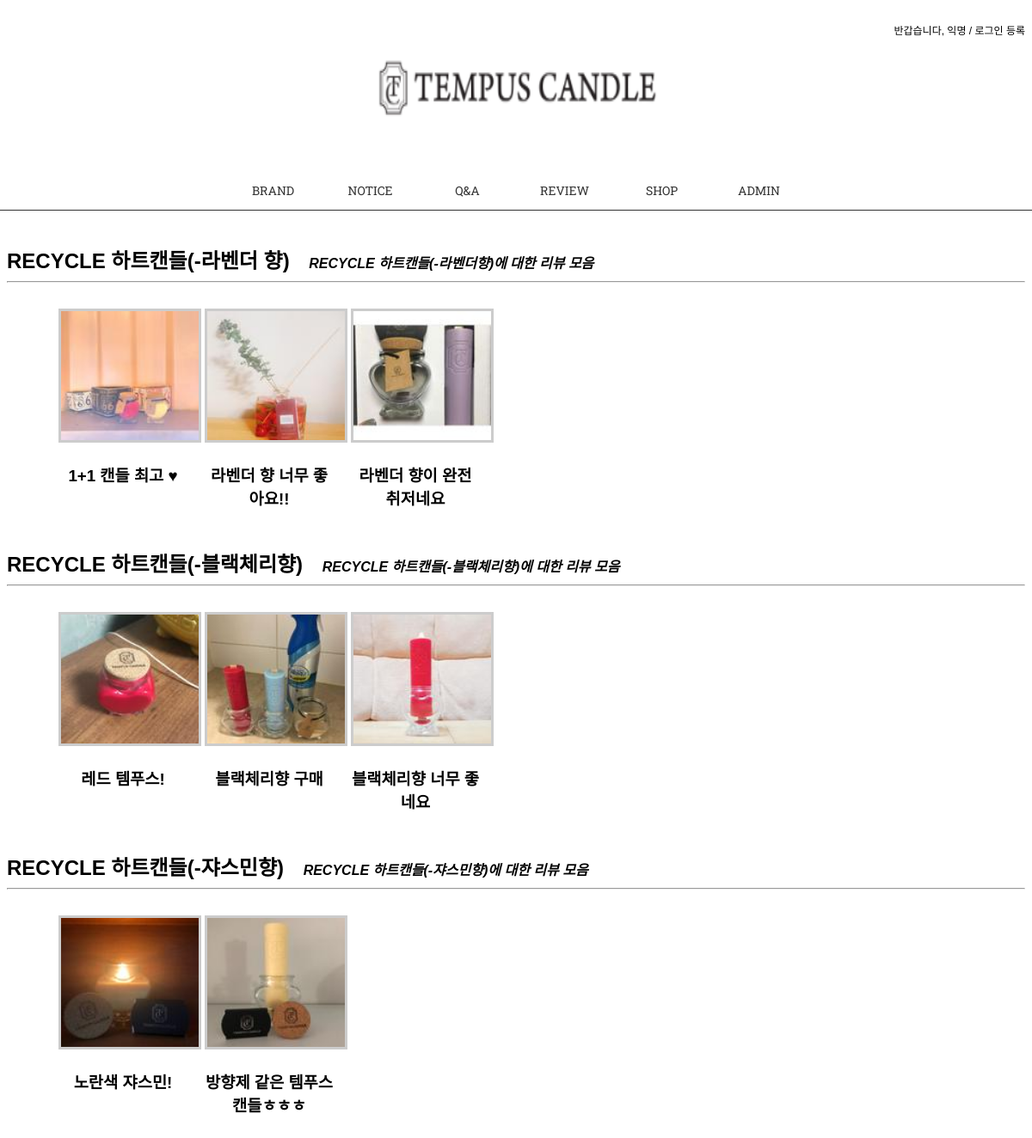
/review/, run on the app's committed database.
### review/models.py (models this page shows, shortened)
class Product(models.Model):
	name = models.CharField('제품 이름', max_length=50)
	description = models.CharField('제품 내용', max_length=100, blank=True)
	class Meta:
		ordering = ['name']

class Review(models.Model):
	product = models.ForeignKey(Product)
	title = models.CharField('리뷰 제목', max_length=50)
	image = ThumbnailImageField(upload_to='review/%Y/%m')
	description = models.TextField('리뷰 설명', blank=True)
	upload_date = models.DateTimeField('등록 일시', auto_now_add=True)
	class Meta:
		ordering = ['upload_date']
	def get_absolute_url(self):
		return reverse('review:review_detail', args=(self.id,))

### review/views.py (the view)
class ProductLV(ListView):
    model = Product

### review/fields.py (called while the page is built)
def _add_thumb(s):              # 매개변수 s에는 파일 path가 전달됨
	parts = s.split(".")        # 문자열 나누기 https://wikidocs.net/13
	parts.insert(-1, "thumb")   # 마지막 원소 위치 앞에 삽입
	if parts[-1].lower() not in ['jpeg', 'jpg']:    # 확장자에 대한 검사
		parts[-1] = 'jpg'       # 확장자를 수정
	return ".".join(parts)      # "myPic.thumb.jpg"

	def _get_thumb_url(self):
		return _add_thumb(self.url)     # self.url은 이미지 파일의 URL

### review/templates/review/product_list.html (shortened to what this page needs)
{% extends "base.html" %}
{% load staticfiles %}
{% block extrastyle %}{% static "review/review.css" %}{% endblock %}
{% block content %}
<div id="content">
    {% for product in object_list %}
        <br/>
        <div class="clear_float">
            <h2 style="display:inline">
                <a href="{% url 'review:product_detail' product.id %}">{{ product.name }}</a>
            </h2>
            &emsp;<b><i>{{ product.description }}</i></b>
        </div>
        <hr/>
        <div class="product-list" style="height: 250px;">
            {% for review in product.review_set.all|slice:":5" %}
                <div class="product-list-review" style="width:150px; height:160px;float: left; margin:10px;">
                    <a href="{{ review.get_absolute_url }}">
                        <img class="thumbnail" src="{{ review.image.thumb_url }}" style="width:160px; height:150px;"  />
                    </a>
                    <h3 style="text-align:center;">{{ review.title }}</h3>
                </div>
            {% endfor %}
        </div>
    {% endfor %}
</div>
{% endblock %}

### templates/base.html (shortened to what this page needs)
<!DOCTYPE html>
<html lang="ko">
<head>
{% load staticfiles %}
<link rel="stylesheet" type="text/css" href="{% block stylesheet %}{% static "css/base.css" %}{% endblock %}" />
<link rel="stylesheet" type="text/css" href="{% block extrastyle %}{% endblock %}" />
</head>
<body>
    <div id="header">
        {% if user.is_active %}
        <h4 id="welcome">반갑습니다.
                    <strong>{% firstof user.get_short_name user.get_username %}</strong> /
                    <a href="{% url 'password_change' %}">비밀번호 변경</a> /
                    <a href="{% url 'logout' %}">로그아웃</a>
        </h4>
        {% else %}
        <h4 id="welcome">반갑습니다, 익명 /
                    <a href="{% url 'login' %}">로그인</a>
                    <a href="{% url 'register' %}">등록</a>
        </h4>
        {% endif %}
       <div id="img_container">
           <a href="{% url 'home' %}"><img src="{% static 'img/logo.PNG' %}"/></a>
       </div>
    <div id="menu">
        <ul >
            <li ><a href="{% url 'blog:index' %}">BRAND</a></li>
            <li><a href="{% url 'notice:index' %}">NOTICE</a></li>
            <li><a href="{% url 'qna:index' %}">Q&A</a></li>
            <li><a href="{% url 'review:index' %}">REVIEW</a></li>
            <li><a href="{% url 'photo:index' %}">SHOP</a></li>
            <li><a href="{% url 'admin:index' %}">ADMIN</a></li>
        </ul>
    </div>
</div>
{% block content %}{% endblock %}
</body>
</html>

### static/css/base.css (style rules this page uses)
body { font-family: "Lucida Grande", Verdana, Arial, sans-serif; font-size: 16px; }
div#header { top: 0px; left: 0px; height: 250px; width: 100%; background: white; }
h4#welcome { display: block; vertical-align: top; text-align:right; padding-top: 10px; color: #000000; font-weight: normal; font-size: 12px; }
div#img_container { width:100%; }
div#img_container a { text-align:center; margin: auto; height: 90px; width: 100%; }
div#img_container img { text-align:center; margin: auto; height: 90px; width: 350px; }
div#header a { display: inline-block; }
div#menu { position: absolute; top: 200px; left: 0px; width: 100%; display: table; table-layout: fixed; border-spacing: 40px 0px; background: white; font-size: 8px; text-align: center; }
#menu,#menu ul,#menu ul li,#menu ul li a { margin: 0; padding: 0; border: 0; list-style: none; line-height: 1; display: block; position: relative; -webkit-box-sizing: border-box; -moz-box-sizing: border-box; box-sizing: border-box; }
#menu { border-bottom: 1px solid #333333; padding: 0 5px; width: auto; font-family: 'Roboto Slab', serif; background: white; border-top-left-radius: 3px; border-top-right-radius: 3px; }
#menu:after,#menu ul:after { content: "."; display: block; clear: both; visibility: hidden; line-height: 0; height: 0; }
#menu ul li { display: inline-block; width:10%; }
#menu ul li a { font-size: 14px; padding: 15px; text-decoration: none; color: #333333; }
a:link, a:visited { color: #000000; text-decoration: none; }

### review/static/review/review.css (style rules this page uses)
div.product-list { margin: 20px 50px; }
div.product-list-review { float: left; width: 150px; height: 180px; }
img.thumbnail { border:3px solid #ccc; }
div.clear_float { clear: both; }

### data on the page
Product: name "RECYCLE 하트캔들(-라벤더 향)", description "RECYCLE 하트캔들(-라벤더향)에 대한 리뷰 모음"
Review: shows a picture, title "1+1 캔들 최고 ♥"
Review: shows a picture, title "라벤더 향 너무 좋아요!!"
Review: shows a picture, title "라벤더 향이 완전 취저네요"
Product: name "RECYCLE 하트캔들(-블랙체리향)", description "RECYCLE 하트캔들(-블랙체리향)에 대한 리뷰 모음"
Review: shows a picture, title "레드 템푸스!"
Review: shows a picture, title "블랙체리향 구매"
Review: shows a picture, title "블랙체리향 너무 좋네요"
Product: name "RECYCLE 하트캔들(-쟈스민향)", description "RECYCLE 하트캔들(-쟈스민향)에 대한 리뷰 모음"
Review: shows a picture, title "노란색 쟈스민!"
Review: shows a picture, title "방향제 같은 템푸스 캔들ㅎㅎㅎ"
